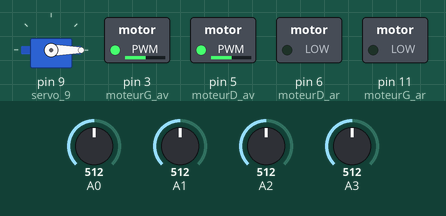
This sketch was run on a simulated Arduino Uno, built with avr-gcc and run on an emulated ATmega328P. On the bench: servo, switched loads named in the sketch (green lamp = pin HIGH). The inputs (shaded band) are chosen by the test bench; at power-on: A0 = 512, A1 = 512, A3 = 512, A2 = 512.

Above: at 15.8 s.
15.9 s: A0 set to 532
At 16.8 s:
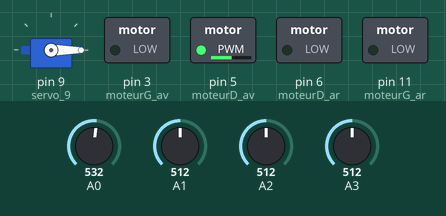
17.4 s: A1 set to 534
At 18.1 s:
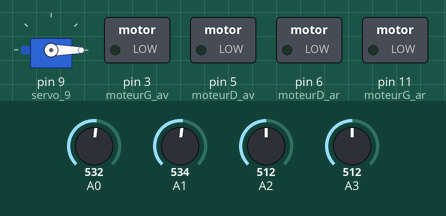
18.9 s: A3 set to 716
At 19.7 s:
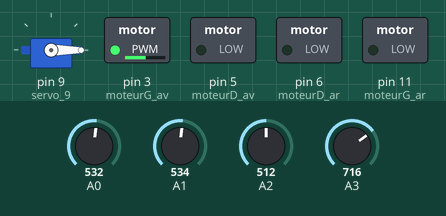
Timing chart, 0 to 25.4 s (numbered marks = the images above; inputs shaded):
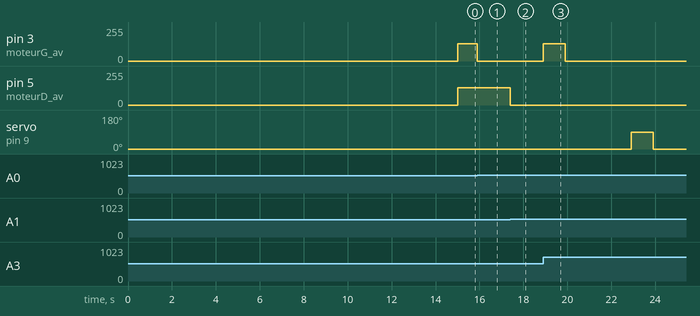

The sketch:

Robot1_basketball.ino
```cpp
#include <Servo.h>

void avant();
double moteurG_av;
double vitesse;
double moteurG_ar;
double moteurD_av;
double moteurD_ar;
void lire_capteur();
double Val_Cap_D;
double Cap_D;
double Val_Cap_G;
double Cap_G;
double Val_Lum_G;
double Cap_Lum_G;
double Val_Lum_D;
double Cap_Lum_D;
void droite_2();
void droite();
void Arreter();
void gauche();
void Suiveur();
double Val_init;
double Compteur;
double V_init_LDR_G;
double V_init_LDR_D;
Servo servo_9;


void avant()
{
    analogWrite(moteurG_av,vitesse);

    analogWrite(moteurG_ar,0);

    analogWrite(moteurD_av,vitesse);

    analogWrite(moteurD_ar,0);

}

void lire_capteur()
{
    Val_Cap_D = analogRead(A0+Cap_D);

    Val_Cap_G = analogRead(A0+Cap_G);

    Val_Lum_G = analogRead(A0+Cap_Lum_G);

    Val_Lum_D = analogRead(A0+Cap_Lum_D);

}

void droite_2()
{
    analogWrite(moteurG_av,vitesse);

    analogWrite(moteurG_ar,0);

    analogWrite(moteurD_av,0);

    analogWrite(moteurD_ar,0);

}

void droite()
{
    analogWrite(moteurG_av,vitesse);

    analogWrite(moteurG_ar,0);

    analogWrite(moteurD_av,0);

    analogWrite(moteurD_ar,0);

}

void Arreter()
{
    analogWrite(moteurG_av,0);

    analogWrite(moteurG_ar,0);

    analogWrite(moteurD_av,0);

    analogWrite(moteurD_ar,0);

}

void gauche()
{
    analogWrite(moteurG_av,0);

    analogWrite(moteurG_ar,0);

    analogWrite(moteurD_av,vitesse);

    analogWrite(moteurD_ar,0);

}

void Suiveur()
{
    lire_capteur();

    if(((Val_Cap_D) < ((Val_init) + (10))) && ((Val_Cap_G) < ((Val_init) + (10)))){
        avant();
    }

    if(((Val_Cap_D) > ((Val_init) + (10))) && ((Val_Cap_G) < ((Val_init) + (10)))){
        droite();
    }

    if(((Val_Cap_D) < ((Val_init) + (10))) && ((Val_Cap_G) > ((Val_init) + (10)))){
        gauche();
    }

}


void setup(){
    vitesse = 130;
    moteurG_av = 3;
    moteurG_ar = 11;
    moteurD_av = 5;
    moteurD_ar = 6;
    Cap_D = 1;
    Cap_G = 0;
    Cap_Lum_G = 2;
    Cap_Lum_D = 3;
    Compteur = 0;

    pinMode(moteurG_av,OUTPUT);
    pinMode(moteurG_ar,OUTPUT);
    pinMode(moteurD_av,OUTPUT);
    pinMode(moteurD_ar,OUTPUT);
    pinMode(A0+Cap_D,INPUT);
    pinMode(A0+Cap_G,INPUT);
    pinMode(A0+Cap_Lum_G,INPUT);
    pinMode(A0+Cap_Lum_D,INPUT);
    servo_9.attach(9); // init pin
    servo_9.write(0); // write to servo
    Val_init = analogRead(A0+Cap_G);
    delay(15000);
    lire_capteur();
    while(!(((Val_Cap_D) > ((Val_init) + (10))) && ((Val_Cap_G) > ((Val_init) + (10)))))
    {

        Suiveur();
    }
    Arreter();
    for(int i=0;i<10;++i)
    {
        V_init_LDR_G = analogRead(A0+Cap_Lum_G);
        V_init_LDR_D = analogRead(A0+Cap_Lum_D);
    }
    lire_capteur();
    while(!(((Val_Lum_D) > ((V_init_LDR_D) + (50))) || ((Val_Lum_G) > ((V_init_LDR_G) + (50)))))
    {

        lire_capteur();
    }
    if((Val_Lum_G) > ((V_init_LDR_G) + (50))){
        gauche();
        delay(1000);
        lire_capteur();
        while(!((Val_Cap_G) > ((Val_init) + (10))))
        {
            lire_capteur();
            gauche();
        }
    }else{
        if((Val_Lum_D) > ((V_init_LDR_D) + (50))){
            droite();
            delay(1000);
            lire_capteur();
            while(!((Val_Cap_D) > ((Val_init) + (10))))
            {
                droite();
                lire_capteur();
            }
        }
    }
    lire_capteur();
    while(!(((Val_Cap_D) > ((Val_init) + (10))) && ((Val_Cap_G) > ((Val_init) + (10)))))
    {

        Suiveur();
    }
    Arreter();
    delay(3000);
    servo_9.write(90); // write to servo
    delay(1000);
    servo_9.write(0); // write to servo

}

void loop(){


}
```

Measured:
- the behaviour switches between 522 and 523 on A0 (found by bisection; images 0 and 1)
- the behaviour switches between 522 and 523 on A1 (found by bisection; images 1 and 2)
- after the input at 15.9 s, pin 3 (moteurG_av): 130/255 → 0/255 at once
- after the input at 17.4 s, pin 5 (moteurD_av): 130/255 → 0/255 at once
- after the input at 18.9 s, pin 3 (moteurG_av): 0/255 → 130/255 at once, → 0/255 1.0 s later; servo on pin 9 (servo_9): 0° → 90° after 4.0 s, → 0° 1.0 s later
